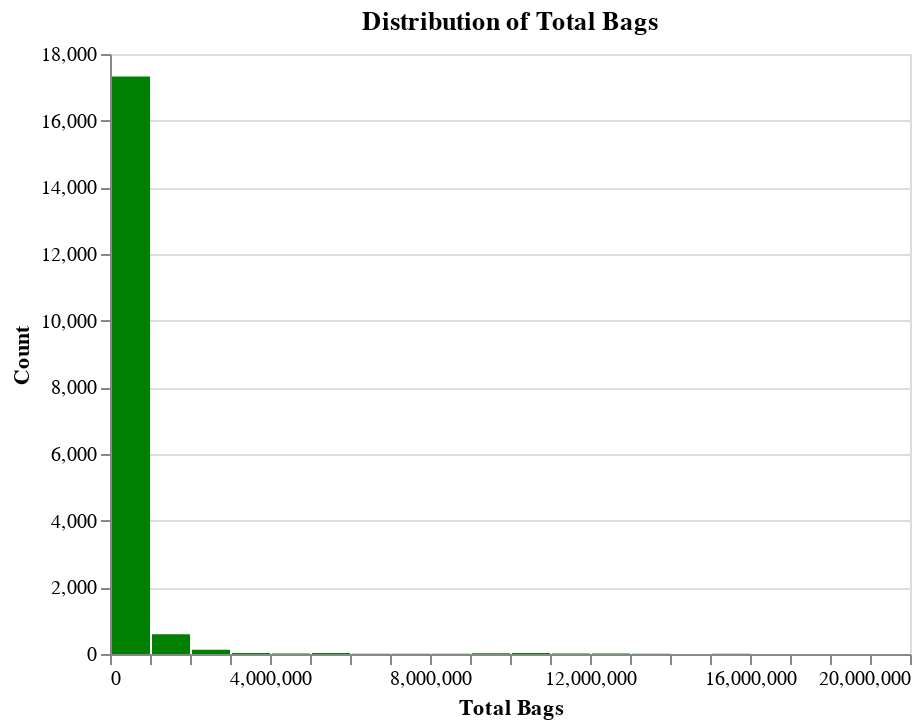

Notebook cell for this chart:
### Code cell
alt.Chart(avocado_data).mark_bar().encode(
    alt.X('Total Bags:Q', bin=alt.Bin(maxbins=30), title='Total Bags'),
    alt.Y('count()', title='Count'),
    color=alt.value('green')
).properties(
    width=400,
    height=300,
    title='Distribution of Total Bags'
)

### Figure 1 — Vega specification as saved in the notebook (floating-point values rounded to 4 significant figures)
{"$schema": "https://vega.github.io/schema/vega/v5.json", "data": [{"name": "source_0", "values": [{"__count": 17326, "bin_maxbins_30_Total Bags": 0.0, "bin_maxbins_30_Total Bags_end": 1000000.0}, {"__count": 593, "bin_maxbins_30_Total Bags": 1000000.0, "bin_maxbins_30_Total Bags_end": 2000000.0}, {"__count": 10, "bin_maxbins_30_Total Bags": 6000000.0, "bin_maxbins_30_Total Bags_end": 7000000.0}, {"__count": 29, "bin_maxbins_30_Total Bags": 5000000.0, "bin_maxbins_30_Total Bags_end": 6000000.0}, {"__count": 17, "bin_maxbins_30_Total Bags": 4000000.0, "bin_maxbins_30_Total Bags_end": 5000000.0}, {"__count": 125, "bin_maxbins_30_Total Bags": 2000000.0, "bin_maxbins_30_Total Bags_end": 3000000.0}, {"__count": 33, "bin_maxbins_30_Total Bags": 3000000.0, "bin_maxbins_30_Total Bags_end": 4000000.0}, {"__count": 33, "bin_maxbins_30_Total Bags": 10000000.0, "bin_maxbins_30_Total Bags_end": 11000000.0}, {"__count": 20, "bin_maxbins_30_Total Bags": 9000000.0, "bin_maxbins_30_Total Bags_end": 10000000.0}, {"__count": 11, "bin_maxbins_30_Total Bags": 7000000.0, "bin_maxbins_30_Total Bags_end": 8000000.0}, {"__count": 7, "bin_maxbins_30_Total Bags": 8000000.0, "bin_maxbins_30_Total Bags_end": 9000000.0}, {"__count": 14, "bin_maxbins_30_Total Bags": 11000000.0, "bin_maxbins_30_Total Bags_end": 12000000.0}, {"__count": 15, "bin_maxbins_30_Total Bags": 12000000.0, "bin_maxbins_30_Total Bags_end": 13000000.0}, {"__count": 3, "bin_maxbins_30_Total Bags": 14000000.0, "bin_maxbins_30_Total Bags_end": 15000000.0}, {"__count": 6, "bin_maxbins_30_Total Bags": 13000000.0, "bin_maxbins_30_Total Bags_end": 14000000.0}, {"__count": 4, "bin_maxbins_30_Total Bags": 15000000.0, "bin_maxbins_30_Total Bags_end": 16000000.0}, {"__count": 2, "bin_maxbins_30_Total Bags": 16000000.0, "bin_maxbins_30_Total Bags_end": 17000000.0}, {"__count": 1, "bin_maxbins_30_Total Bags": 19000000.0, "bin_maxbins_30_Total Bags_end": 20000000.0}]}, {"name": "source_0_y_domain___count", "values": [{"min": 1, "max": 17326}]}], "signals": [{"name": "bin_maxbins_30_Total_Bags_bins", "value": {"fields": ["Total Bags"], "fname": "bin_Total Bags", "start": 0.0, "step": 1000000.0, "stop": 20000000.0}}], "marks": [{"type": "rect", "name": "marks", "from": {"data": "source_0"}, "encode": {"update": {"y": {"field": "__count", "scale": "y"}, "description": {"signal": "\"Total Bags: \" + (!isValid(datum[\"bin_maxbins_30_Total Bags\"]) || !isFinite(+datum[\"bin_maxbins_30_Total Bags\"]) ? \"null\" : format(datum[\"bin_maxbins_30_Total Bags\"], \"\") + \" – \" + format(datum[\"bin_maxbins_30_Total Bags_end\"], \"\")) + \"; Count: \" + (format(datum[\"__count\"], \"\"))"}, "x2": {"field": "bin_maxbins_30_Total Bags", "scale": "x", "offset": {"signal": "0.5 + (abs(scale(\"x\", datum[\"bin_maxbins_30_Total Bags_end\"]) - scale(\"x\", datum[\"bin_maxbins_30_Total Bags\"])) < 0.25 ? -0.5 * (0.25 - (abs(scale(\"x\", datum[\"bin_maxbins_30_Total Bags_end\"]) - scale(\"x\", datum[\"bin_maxbins_30_Total Bags\"])))) : 0.5)"}}, "y2": {"value": 0, "scale": "y"}, "ariaRoleDescription": {"value": "bar"}, "x": {"field": "bin_maxbins_30_Total Bags_end", "scale": "x", "offset": {"signal": "0.5 + (abs(scale(\"x\", datum[\"bin_maxbins_30_Total Bags_end\"]) - scale(\"x\", datum[\"bin_maxbins_30_Total Bags\"])) < 0.25 ? 0.5 * (0.25 - (abs(scale(\"x\", datum[\"bin_maxbins_30_Total Bags_end\"]) - scale(\"x\", datum[\"bin_maxbins_30_Total Bags\"])))) : -0.5)"}}, "fill": {"value": "green"}}}, "style": ["bar"]}], "scales": [{"name": "x", "type": "linear", "domain": {"signal": "[bin_maxbins_30_Total_Bags_bins.start, bin_maxbins_30_Total_Bags_bins.stop]"}, "range": [0, {"signal": "width"}], "bins": {"signal": "bin_maxbins_30_Total_Bags_bins"}, "zero": false}, {"name": "y", "type": "linear", "domain": [{"signal": "(data(\"source_0_y_domain___count\")[0] || {}).min"}, {"signal": "(data(\"source_0_y_domain___count\")[0] || {}).max"}], "range": [{"signal": "height"}, 0], "zero": true, "nice": true}], "axes": [{"scale": "y", "domain": false, "zindex": 0, "gridScale": "x", "maxExtent": 0, "orient": "left", "labels": false, "minExtent": 0, "ticks": false, "tickCount": {"signal": "ceil(height/40)"}, "aria": false, "grid": true}, {"scale": "x", "grid": false, "labelFlush": true, "labelOverlap": true, "title": "Total Bags", "tickCount": {"signal": "ceil(width/10)"}, "zindex": 0, "orient": "bottom"}, {"scale": "y", "tickCount": {"signal": "ceil(height/40)"}, "labelOverlap": true, "zindex": 0, "orient": "left", "grid": false, "title": "Count"}], "title": {"text": "Distribution of Total Bags", "frame": "group"}, "style": "cell", "width": 400, "height": 300, "background": "white", "padding": 5}
